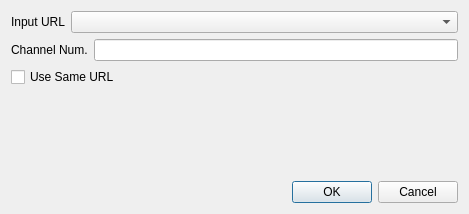
<?xml version="1.0" encoding="UTF-8"?>
<ui version="4.0">
 <class>open_stream_dlg</class>
 <widget class="QDialog" name="open_stream_dlg">
  <property name="geometry">
   <rect>
    <x>0</x>
    <y>0</y>
    <width>469</width>
    <height>214</height>
   </rect>
  </property>
  <property name="windowTitle">
   <string>Dialog</string>
  </property>
  <layout class="QVBoxLayout" name="verticalLayout">
   <item>
    <layout class="QFormLayout" name="formLayout">
     <property name="formAlignment">
      <set>Qt::AlignLeading|Qt::AlignLeft|Qt::AlignTop</set>
     </property>
     <item row="0" column="0">
      <widget class="QLabel" name="label">
       <property name="text">
        <string>Input URL</string>
       </property>
      </widget>
     </item>
     <item row="0" column="1">
      <widget class="QComboBox" name="cbxInputUrls"/>
     </item>
    </layout>
   </item>
   <item>
    <layout class="QFormLayout" name="formLayout_2">
     <property name="formAlignment">
      <set>Qt::AlignLeading|Qt::AlignLeft|Qt::AlignTop</set>
     </property>
     <item row="0" column="0">
      <widget class="QLabel" name="label_2">
       <property name="text">
        <string>Channel Num.</string>
       </property>
      </widget>
     </item>
     <item row="0" column="1">
      <widget class="QLineEdit" name="leChanNum"/>
     </item>
    </layout>
   </item>
   <item>
    <widget class="QCheckBox" name="ckUseSameUrl">
     <property name="text">
      <string>Use Same URL</string>
     </property>
    </widget>
   </item>
   <item>
    <spacer name="verticalSpacer">
     <property name="orientation">
      <enum>Qt::Vertical</enum>
     </property>
     <property name="sizeHint" stdset="0">
      <size>
       <width>20</width>
       <height>40</height>
      </size>
     </property>
    </spacer>
   </item>
   <item>
    <widget class="QDialogButtonBox" name="buttonBox">
     <property name="orientation">
      <enum>Qt::Horizontal</enum>
     </property>
     <property name="standardButtons">
      <set>QDialogButtonBox::Cancel|QDialogButtonBox::Ok</set>
     </property>
    </widget>
   </item>
  </layout>
 </widget>
 <resources/>
 <connections>
  <connection>
   <sender>buttonBox</sender>
   <signal>accepted()</signal>
   <receiver>open_stream_dlg</receiver>
   <slot>accept()</slot>
   <hints>
    <hint type="sourcelabel">
     <x>248</x>
     <y>254</y>
    </hint>
    <hint type="destinationlabel">
     <x>157</x>
     <y>274</y>
    </hint>
   </hints>
  </connection>
  <connection>
   <sender>buttonBox</sender>
   <signal>rejected()</signal>
   <receiver>open_stream_dlg</receiver>
   <slot>reject()</slot>
   <hints>
    <hint type="sourcelabel">
     <x>316</x>
     <y>260</y>
    </hint>
    <hint type="destinationlabel">
     <x>286</x>
     <y>274</y>
    </hint>
   </hints>
  </connection>
 </connections>
</ui>
